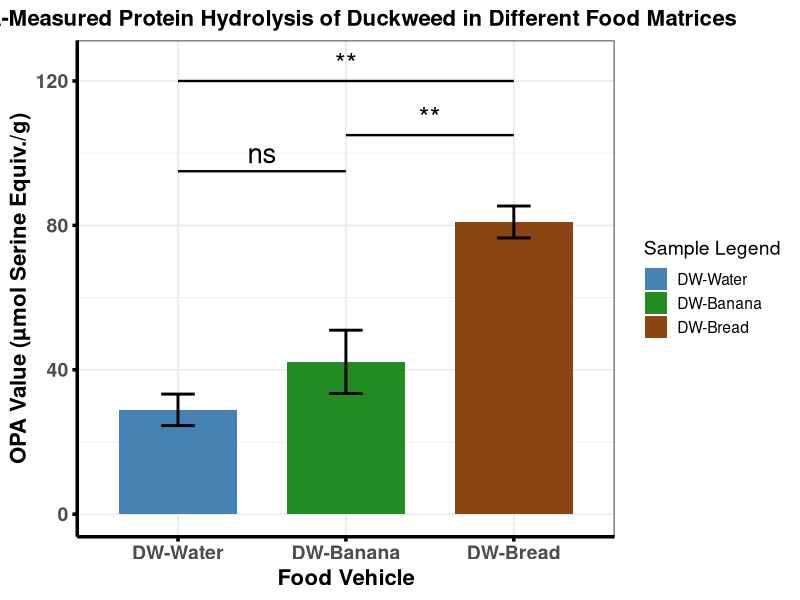

Write R code to recreate this figure.
library(ggplot2)
library(emmeans)

# ---------------------------------------------------------
# 1. RAW OPA DATA
# ---------------------------------------------------------
df_raw <- data.frame(
  Sample = factor(rep(c("DW-Water", "DW-Banana", "DW-Bread"), each = 3),
                  levels = c("DW-Water", "DW-Banana", "DW-Bread")),
  Value = c(
    28.36, 24.83, 33.51,   # DW-Water
    32.78, 43.67, 50.13,   # DW-Banana
    76.13, 84.81, 81.92    # DW-Bread
  )
)

# ---------------------------------------------------------
# 2. DESCRIPTIVE STATS (auto)
# ---------------------------------------------------------
df_stats <- aggregate(Value ~ Sample, df_raw, function(x) {
  c(Mean = mean(x), SD = sd(x), CV = sd(x)/mean(x)*100)
})

df_stats <- do.call(data.frame, df_stats)
names(df_stats) <- c("Sample", "Mean", "SD", "CV")

# ---------------------------------------------------------
# 3. ANOVA + TUKEY (only p-values)
# ---------------------------------------------------------
model <- aov(Value ~ Sample, data = df_raw)
emm <- emmeans(model, ~ Sample)
tukey <- summary(pairs(emm, adjust = "tukey"))

# Extract p-values
p_WB  <- tukey$p.value[1]   # Water vs Banana
p_WBr <- tukey$p.value[2]   # Water vs Bread
p_BBr <- tukey$p.value[3]   # Banana vs Bread

# ---------------------------------------------------------
# 4. Convert p-values → asterisks
# ---------------------------------------------------------
p_to_star <- function(p) {
  if (p < 0.0001) return("****")
  if (p < 0.01)    return("**")
  if (p < 0.05)    return("*")
  return("ns")
}

star_WB  <- p_to_star(p_WB)
star_WBr <- p_to_star(p_WBr)
star_BBr <- p_to_star(p_BBr)

# ---------------------------------------------------------
# 5. BASE PLOT (no Tukey letters)
# ---------------------------------------------------------
p_opa <- ggplot(df_stats, aes(x = Sample, y = Mean, fill = Sample)) +
  geom_col(width = 0.7) +
  geom_errorbar(aes(ymin = Mean - SD, ymax = Mean + SD),
                width = 0.2, linewidth = 1) +
  
  scale_fill_manual(
    values = c("DW-Water" = "steelblue",
               "DW-Banana" = "forestgreen",
               "DW-Bread" = "saddlebrown"),
    name = "Sample Legend"
  ) +
  
  theme_bw(base_size = 14) +
  theme(
    legend.position = "right",
    legend.box = "vertical",
    plot.title = element_text(size = 16, face = "bold", hjust = 0.5),
    axis.text.x = element_text(size = 14, face = "bold"),
    axis.text.y = element_text(size = 14, face = "bold"),
    axis.title.x = element_text(size = 16, face = "bold"),
    axis.title.y = element_text(size = 16, face = "bold"),
    axis.line = element_line(colour = "black", linewidth = 1.2),
    axis.ticks = element_line(colour = "black", linewidth = 1.2)
  ) +
  labs(
    title = "OPA-Measured Protein Hydrolysis of Duckweed in Different Food Matrices",
    x = "Food Vehicle",
    y = "OPA Value (µmol Serine Equiv./g)"
  )

# ---------------------------------------------------------
# 6. AUTOMATED BRACKETS BASED ON ANOVA OUTPUT
# ---------------------------------------------------------

# Water vs Banana
p_opa <- p_opa +
  annotate("segment", x = 1, xend = 2, y = 95, yend = 95, linewidth = 0.8) +
  annotate("text", x = 1.5, y = 100, label = star_WB, size = 7)

# Banana vs Bread
p_opa <- p_opa +
  annotate("segment", x = 2, xend = 3, y = 105, yend = 105, linewidth = 0.8) +
  annotate("text", x = 2.5, y = 110, label = star_BBr, size = 7)

# Water vs Bread
p_opa <- p_opa +
  annotate("segment", x = 1, xend = 3, y = 120, yend = 120, linewidth = 0.8) +
  annotate("text", x = 2, y = 125, label = star_WBr, size = 7)

print(p_opa)

cat("\n=== DESCRIPTIVE STATS ===\n")
print(df_stats)

cat("\n=== ANOVA SUMMARY ===\n")
print(summary(model))

cat("\n=== TUKEY POST-HOC ===\n")
print(tukey)
